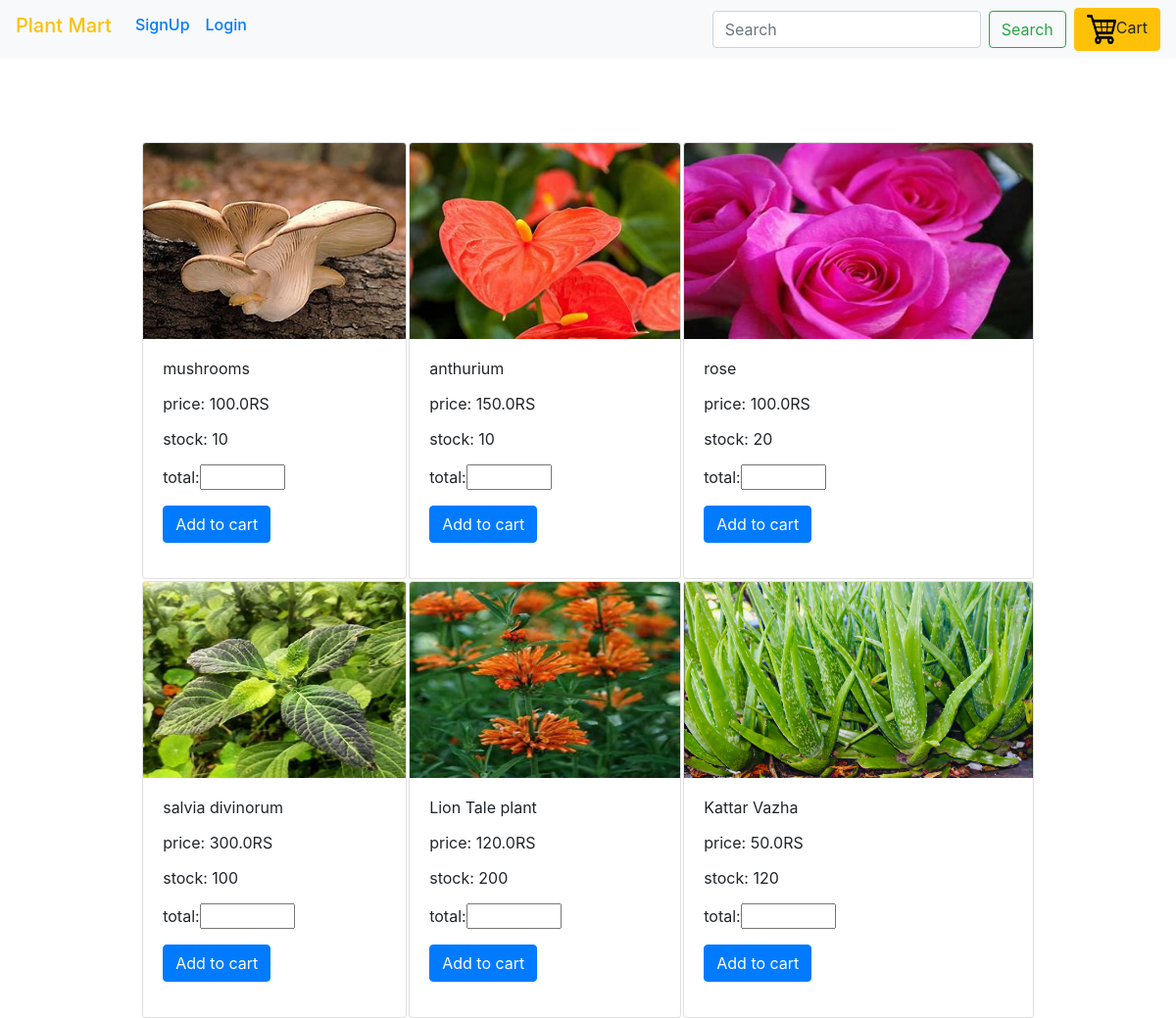
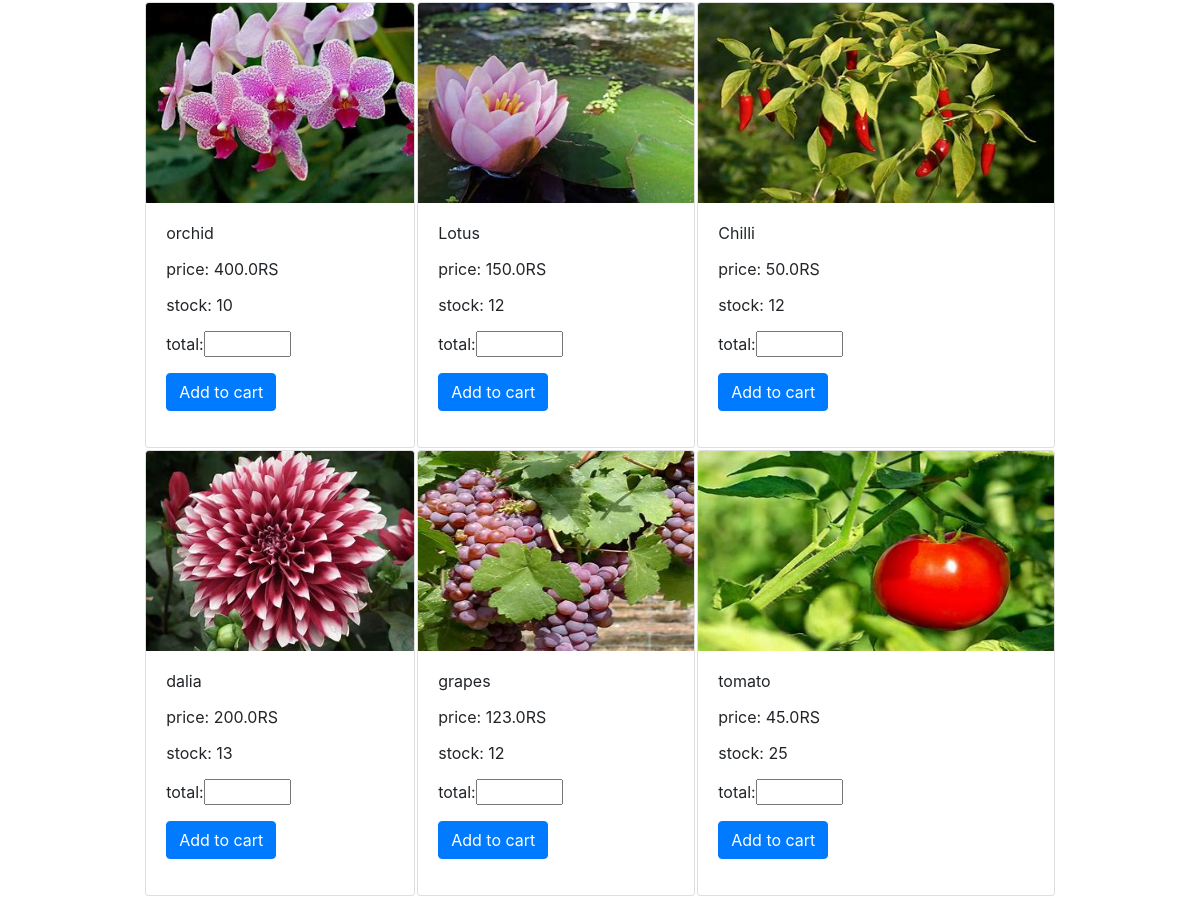
The page / on the database its author committed (2 pictures, top to bottom).
### products/models.py (models this page shows)
class siteimage(models.Model):
    image = models.ImageField(max_length=3500)
    name = models.TextField(max_length=100)

class product(models.Model):
    name = models.TextField(max_length=300)
    price = models.FloatField()
    stock = models.IntegerField()
    image = models.ImageField(max_length=3500)

### products/views.py (the view)
# urls.py: path("",views.index,name="home"),
def index(request):
    products = models.product.objects.all()
    return render(request,"products.html",{'products':products,'logo':siteimages})

### products/templates/products.html (shortened to what this page needs)
{%include 'navbar.html'%}
<body>
    <center>
        <table>
            {%for i in products%}
            {%if forloop.counter0|divisibleby:3 %}
            </tr><tr><td>
            {%else%}
            <td>
            {%endif%}
                <div class="card" style="height:10rem,width: 18rem;">
                    <img width="200px" height="200px" src="{{i.image}}" class="card-img-top" alt="...">
                    <div class="card-body">
                      <p class="card-text">{{i.name}}</p>
                      <p class="card-text">price: {{i.price}}RS</p>
                      <p class="card-text">stock: {{i.stock}}</p>
                      <form method="POST" action="{%url 'add_to_cart'%}">
                        <p class="card-text">total:<input required type="number" name="total" step="1" min="1" max="{{i.stock}}"></p>
                      <button type="submit" class="btn btn-primary">Add to cart</button>
                      </form>
                    </div>
                  </div>
            {%endfor%}
        </table>
    </center>
</body>

### products/templates/navbar.html (shortened to what this page needs)
<html>
    <head>
        <link rel="stylesheet" href="https://cdn.jsdelivr.net/npm/bootstrap@4.3.1/dist/css/bootstrap.min.css">
    </head>
    <body>
        <nav class="fixed-top navbar navbar-expand-lg navbar-light bg-light">
            <div class="collapse navbar-collapse" id="navbarTogglerDemo01">
              <a class="navbar-brand" href="/"><h5 class="text-warning">Plant Mart</h5></a>
              {%if request.user.is_authenticated%}
              <ul class="navbar-nav mr-auto mt-2 mt-lg-0">
                <li class="nav-item">
                    <a class="nav-link" href="{%url 'logout'%}"><h6 class="text-danger">Logout</h6></a>
                </li>
              </ul>
              {%else%}
              <ul class="navbar-nav mr-auto mt-2 mt-lg-0">
                <li class="nav-item">
                  <a class="nav-link" href="/register/"><h6 class="text-primary">SignUp</h6></a>
                </li>
                <li class="nav-item">
                    <a class="nav-link" href="/login/"><h6 class="text-primary">Login</h6></a>
                  </li>
              </ul>
              {%endif%}
              <form class="form-inline my-2 my-lg-0">
                <input class="form-control mr-sm-2" type="search" placeholder="Search" aria-label="Search">
                <button class="btn btn-outline-success my-2 my-sm-0" type="submit">Search</button>
              </form>
              {%for i in logo%}
              {%if i.name == 'cart'%}
              <a href="{%url 'mycart'%}" >
                <button class="btn btn-warning ml-2" type="submit"><img width="30px" height="30px" src="{{i.image}}">Cart</button>
              </a>
              {%endif%}
              {%endfor%}
            </div>
          </nav>
          <br><br><br><br><br><br>
    </body>
</html>

### rows shown on the page
siteimage: image (picture)
product: image (picture), name "mushrooms", price "100.0", stock "10"
product: image (picture), name "anthurium", price "150.0", stock "10"
product: image (picture), name "rose", price "100.0", stock "20"
product: image (picture), name "salvia divinorum", price "300.0", stock "100"
product: image (picture), name "Lion Tale plant", price "120.0", stock "200"
product: image (placeholder picture), name "Kattar Vazha", price "50.0", stock "120"
product: image (picture), name "orchid", price "400.0", stock "10"
product: image (picture), name "Lotus", price "150.0", stock "12"
product: image (picture), name "Chilli", price "50.0", stock "12"
product: image (picture), name "dalia", price "200.0", stock "13"
product: image (picture), name "grapes", price "123.0", stock "12"
product: image (picture), name "tomato", price "45.0", stock "25"
